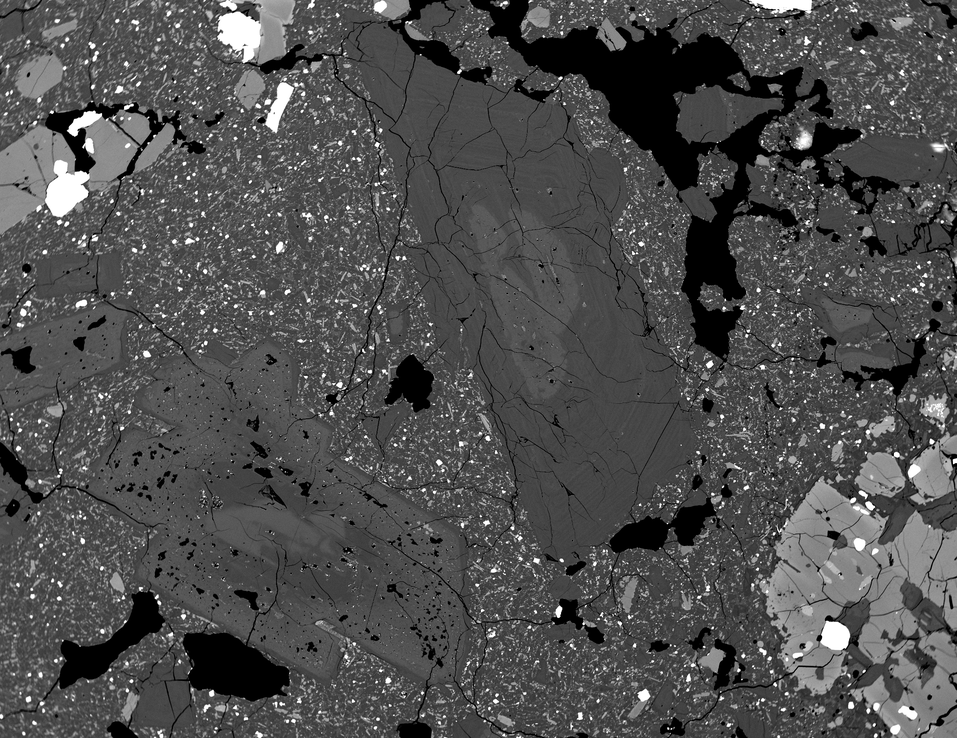
#> input picture ImageProcessing/data/1947-1_plg6.png, 957 x 738 px, shrunk from 2368 x 1826 before the run, found by its file name
$ python kmean_clustering.py -i /home/long/PycharmProjects/EOS/ImageProcessing/data/1947-1_plg6.png -n 3   (older library calls are emulated)
#> lines starting #> are read from the running program, lines starting #| are printed output that depends on the picture; after the words box and inside, x2 and y2 are one past the last pixel; in counts of white or black regions, pixels touching at a corner belong together
import copy
import cv2
import numpy as np
from skimage import io, img_as_ubyte
from matplotlib import pyplot as plt
from skimage import measure
from scipy import ndimage
import argparse
import sys

class Segment:
    def __init__(self, segments=5):
        # define number of segments, with default 5
        self.segments = segments

    def kmeans(self, image):
        #Preprocessing step
        image = cv2.GaussianBlur(image, (3,3), 0)
        vectorized = image.reshape(-1,3)
        vectorized = np.float32(vectorized)
        criteria = (cv2.TERM_CRITERIA_EPS + cv2.TERM_CRITERIA_MAX_ITER, 10, 1.0)
        ret, label, center = cv2.kmeans(vectorized, self.segments, None,
                                        criteria, 10, cv2.KMEANS_RANDOM_CENTERS)
        res = center[label.flatten()]
        segmented_image = res.reshape((image.shape))
        return label.reshape((image.shape[0], image.shape[1])),segmented_image.astype(np.uint8)

    def kmeans_region_extractor(self, image, label_image):
        image_segmented = np.zeros(image.shape)
        for i in range(3):
            image_segmented[label_image == i] = 255- i*60
        return image_segmented

    def connectedComponent(self, binary_image, connectivity):
        #img_grey = cv2.cvtColor(binary_image, cv2.COLOR_BGR2GRAY)

        #ret, thresh = cv2.threshold(img_grey, 0, 255, cv2.THRESH_BINARY+cv2.THRESH_OTSU)
        unit8_img = img_as_ubyte(binary_image)
        ret, thresh = cv2.threshold(unit8_img, 0, 255, cv2.THRESH_BINARY+cv2.THRESH_OTSU)
        # Perform operation
        output = cv2.connectedComponentsWithStats(thresh, connectivity, cv2.CV_32S)
        # Get the results
        num_labels = output[0]

        labels = output[1]
        # stat matrix
        stats = output[2]
        # centroid matrix
        centroids = output[3]

        fg_area=stats[1:,4]
        max_fg_area_index=np.argmax(fg_area)
        max_area_coordinate=stats[max_fg_area_index+1, 0:4]
        max_fg_area = stats[max_fg_area_index+1, 4]
        max_area_centroid = centroids[max_fg_area_index+1]

        max_area_img = np.zeros(unit8_img.shape)
        max_area_img[labels==(max_fg_area_index+1)] = 255

        return np.uint8(max_area_img), num_labels, stats, max_fg_area_index

    def sure_fg(self, image):
        '''
        :param image: single channel image
        :return: binary image. choose the largest connected component and
        find its sure foreground
        '''
        kernel = np.ones((1,1), np.uint8) # 5,5
        #erosion = cv2.erode(image, kernel, iterations=1)
        erosion= cv2.morphologyEx(image, cv2.MORPH_CLOSE, kernel)
        seg.disp_img_with_title(erosion,"erosion-find_sure_fg")
        sure_fg, num_labels, stat, max_fg_index = seg.connectedComponent(erosion, 8)
        print("sure fg shape", sure_fg.shape)
        dist_transform = cv2.distanceTransform(sure_fg, cv2.DIST_L2, 5)
        ret, sure_fg_1= cv2.threshold(dist_transform, 0.1*dist_transform.max(), 255, 0)
        seg.disp_img_with_title(sure_fg_1, "sure_fg")
        return sure_fg, sure_fg_1

    def sure_bg(self, image):
        '''

        :param image: single channel image
        :return: binary image. choose the largest connected component and
        find its sure background
        '''
        kernel = np.ones((2,2), np.uint8)
        erosion = cv2.erode(image, kernel, iterations=1)
        seg.disp_img_with_title(erosion,"erosion-find_sure_bg")

        dilation = cv2.dilate(image, kernel, iterations=1)
        seg.disp_img_with_title(dilation, "dilation-find_sure_bg")
        sure_bg, num_labels, stat, max_fg_index = seg.connectedComponent(erosion, 8)
        seg.disp_img_with_title(sure_bg, "sure_bg")

        return sure_bg

    def watershed_markers(self, sure_fg, unknown):
        '''

        :param sure_fg: sure_fg binary, single channel image
        :param unknown: unknown region contains edge of crystal (binary, single channel)
        :return: arrays of markers that marks the regions
        '''
        # Marker labelling
        ret, markers = cv2.connectedComponents(sure_fg)
        # Add one to all labels so that sure background is not 0, but 1
        markers = markers + 1
        # Now, mark the region of unknown with zero
        markers[unknown == 255] = 0
        seg.disp_img_with_title(markers, "watershed marker")
        return markers

    def extractCrystal(self, image, label_image):
        image_segmented = np.zeros(image.shape, dtype=np.uint8)
        image_segmented[label_image == 2] = 255
        return image_segmented

    def extractCrystal_3D(self, image, label_image):
        image_segmented = np.zeros(image.shape, dtype=np.uint8)
        image_segmented[label_image == 2] = 255
        return image_segmented

    # def region_prop(self, image):
    #     # label_img = measure.label(image)
    #     str_3D=np.array([[[0, 0, 0],
    #     [0, 0, 0],
    #     [0, 0, 0]],
    #
    #     [[0, 1, 0],
    #         [1, 1, 1],
    #     [0, 1, 0]],
    #
    #     [[0, 0, 0],
    #         [0, 0, 0],
    #     [0, 0, 0]]], dtype='uint8')
    #
    #     str_2D = np.array( [[1,1,1],
    #          [1,1,1],
    #          [1,1,1]])
    #
    #     label_img, num_of_features = ndimage.measurements.label(image, str_2D)
    #     print("num of features ", num_of_features)
    #     regions = measure.regionprops(label_img)
    #     region_area = []
    #     for region in regions:
    #         print(region.coords)
    #         # [_, _, label] = region.coords[0]
    #         region_area.append(region.area)
    #         # if label == 2:
    #         #     region_area.append(region.area)
    #
    #     max_value = max(region_area)
    #     max_index = region_area.index(max_value)
    #     print(max_value, max_index)
    #     max_region = regions[max_index]
    #
    #     # (height, width) = im.shape
    #     # mask = np.zeros((height, width), )
    #
    #     result = np.zeros(image.shape, np.uint8)
    #     print("max region 's coords", max_region.coords)
    #     for (row, col) in max_region.coords:
    #         result[row, col] = image[row, col]
    #     return result
    #     #
    #     # for region in regions:
    #     #     for prop in region:
    #     #         print(prop, region[prop])
    #

    def thresholding(self, image, lower_val, upper_val):
        '''
        Do thresholding to extract pixels within range.
        Do image enhancement with closing, dilation and erosion

        TODO: add closing, dilation and erosion kernel size and iterations num

        :param image: grayscale 3-channel image
        :param lower_val: lower threshold value
        :param upper_val: upper threshold value
        :return: binary image (single channel)
        '''
        img_copy = copy.copy(image)[:, :, 0]

        lower_mask = img_copy<lower_val
        img_copy[lower_mask] = 0
        seg.disp_img_with_title(img_copy, "lower mask")

        upper_mask =img_copy>upper_val
        img_copy[upper_mask] =0
        seg.disp_img_with_title(img_copy, "upper mask")

        # change to single channel
        unit8_img = img_as_ubyte(img_copy)
        ret, thresh = cv2.threshold(unit8_img, 0, 255, cv2.THRESH_BINARY + cv2.THRESH_OTSU)
        seg.disp_side_by_side(img_copy, thresh, 'after mask','theshold + ostu')

        #remove the inner holes
        closing = cv2.morphologyEx(thresh, cv2.MORPH_CLOSE,
                                   kernel=np.ones((2,2), np.uint8))
        seg.disp_img_with_title(closing, 'closing')

        dilation = cv2.dilate(thresh, kernel=np.ones((2,2), np.uint8), iterations=1)
        seg.disp_img_with_title(dilation, "dilation")

        erosion = cv2.erode(dilation, kernel=np.ones((2,2), np.uint8), iterations=1)
        seg.disp_img_with_title(erosion, "erosion")
        return erosion

    def disp_side_by_side(self, image1, image2, label1, label2):
        titles = [label1, label2]
        images = [image1, image2]
        for i in range(2):
            plt.subplot(1, 2, i+1), plt.imshow(images[i], cmap = 'gray')
            plt.title(titles[i])
            plt.xticks([ ]), plt.yticks([])
        plt.show()

    def disp_img_with_title(self, image, title):
        plt.subplot(1, 1, 1), plt.imshow(image, cmap='gray')
        plt.title(title)
        plt.xticks([]), plt.yticks([])
        plt.show()

if __name__ == "__main__":

    ap = argparse.ArgumentParser()
    ap.add_argument("-i", "--image", required=True,
                    help="Path to the image")
    ap.add_argument("-n", "--segments", required=False,
                    type=int, help="# of clusters")
    args = vars(ap.parse_args())

    image = cv2.imread(args["image"])
#> image is the input picture: shape (738, 957, 3); min 0, max 255, mean 78.7

    if len(sys.argv) == 3:
        seg = Segment()
        label, result = seg.kmeans(image)
    else:
        seg = Segment(args["segments"])
        label, result = seg.kmeans(image)
#> in kmeans, `ret, label, center = cv2.kmeans(vectorized, self.segments, None, crite..`: ret = 606454928.1; center = [[148.4, 148.4, 148.4], [76.15, 76.15, 76.15], [8.06, 8.06, 8.06]]
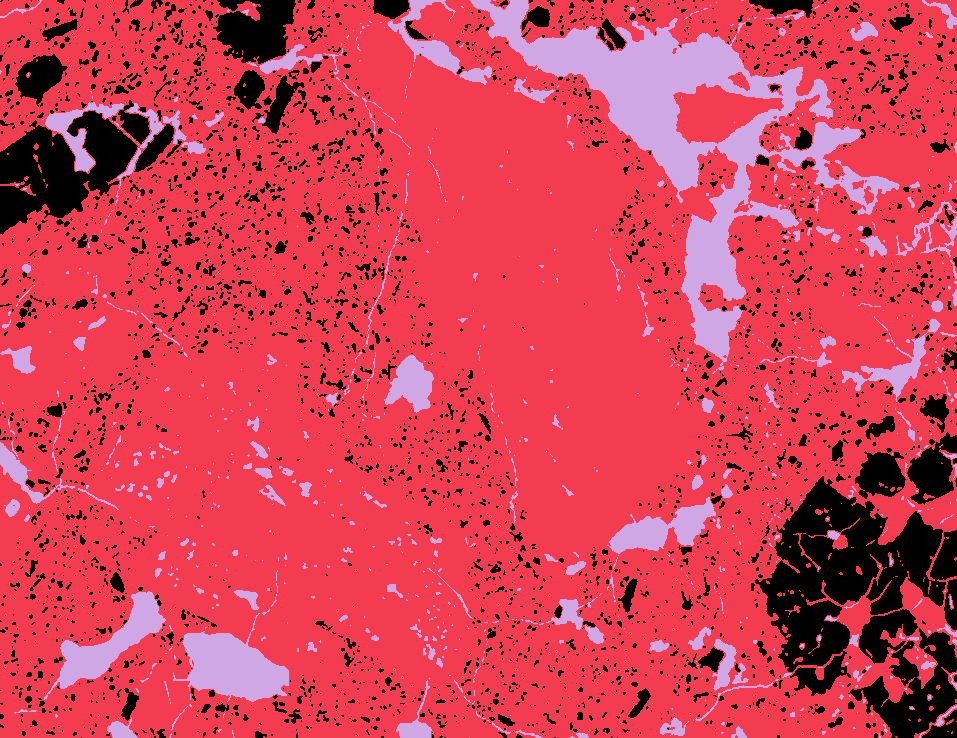
#> label: shape (738, 957) int32; 3 distinct labels, from 0 to 2; one colour per label, 0 black

    binary_crystal_3D = seg.kmeans_region_extractor(result, label)
    seg.disp_side_by_side(image, binary_crystal_3D, "original", "kmeans")

    binary_crystal = seg.extractCrystal(result[:, :, 0], label)
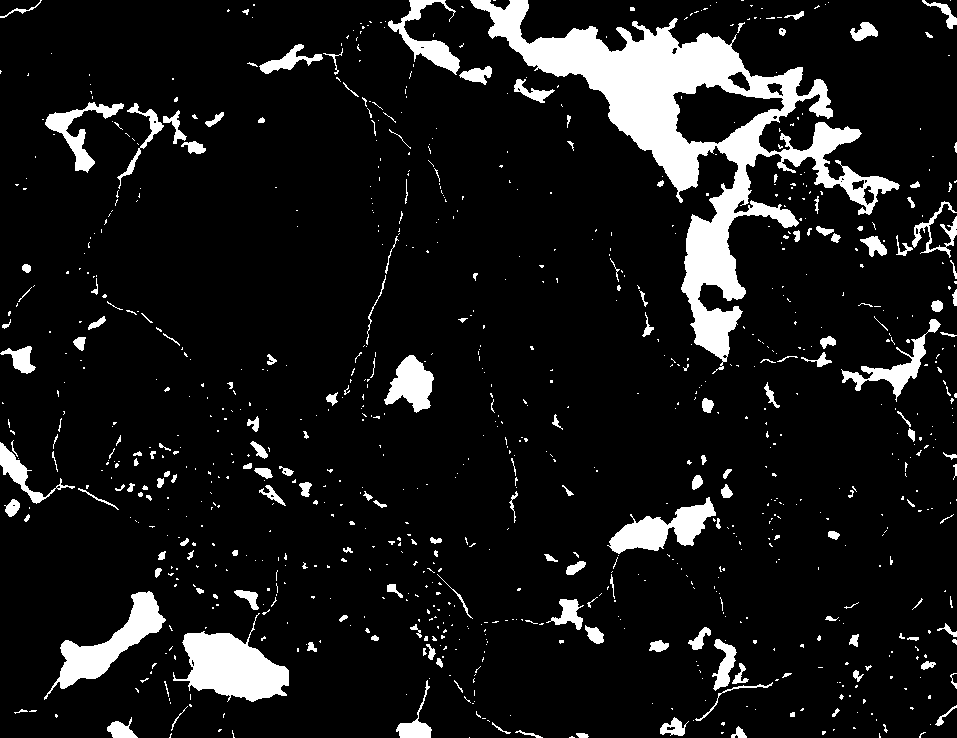
#> binary_crystal: shape (738, 957); 9.8% white; 923 white regions (740 under 20 px), largest, box (x1, y1, x2, y2) and area: (470, 0, 900, 374) 31306, (173, 613, 289, 702) 5130, (44, 591, 166, 700) 3593
    io.imshow(binary_crystal)
    io.show()

    kernel = np.ones((3, 3), np.uint8)
    # closing = cv2.morphologyEx(binary_crystal, cv2.MORPH_CLOSE, kernel)
    # io.imshow(closing)
    # io.show()

    opening = cv2.morphologyEx(binary_crystal, cv2.MORPH_OPEN, kernel)
#> opening: shape (738, 957); 8.8% white; 228 white regions (104 under 20 px), largest, box (x1, y1, x2, y2) and area: (471, 0, 833, 362) 27937, (183, 632, 289, 702) 5003, (57, 592, 165, 689) 3542
    seg.disp_img_with_title(opening, "opening")
    # [8 lines of commented-out code are left out]

    thresh = seg.thresholding(image, 70, 110)
#> in thresholding, `lower_mask = img_copy<lower_val`: lower_mask: shape (738, 957) bool; 38% white; 8731 white regions (8033 under 20 px), largest, box (x1, y1, x2, y2) and area: (244, 0, 957, 738) 169182, (36, 482, 369, 738) 20101, (194, 435, 345, 529) 3975
#> in thresholding, `upper_mask =img_copy>upper_val`: upper_mask: shape (738, 957) bool; 15.2% white; 9058 white regions (8465 under 20 px), largest, box (x1, y1, x2, y2) and area: (754, 476, 957, 696) 19500, (0, 111, 139, 235) 9136, (848, 609, 957, 738) 6931
#> in thresholding, `img_copy[upper_mask] =0`:
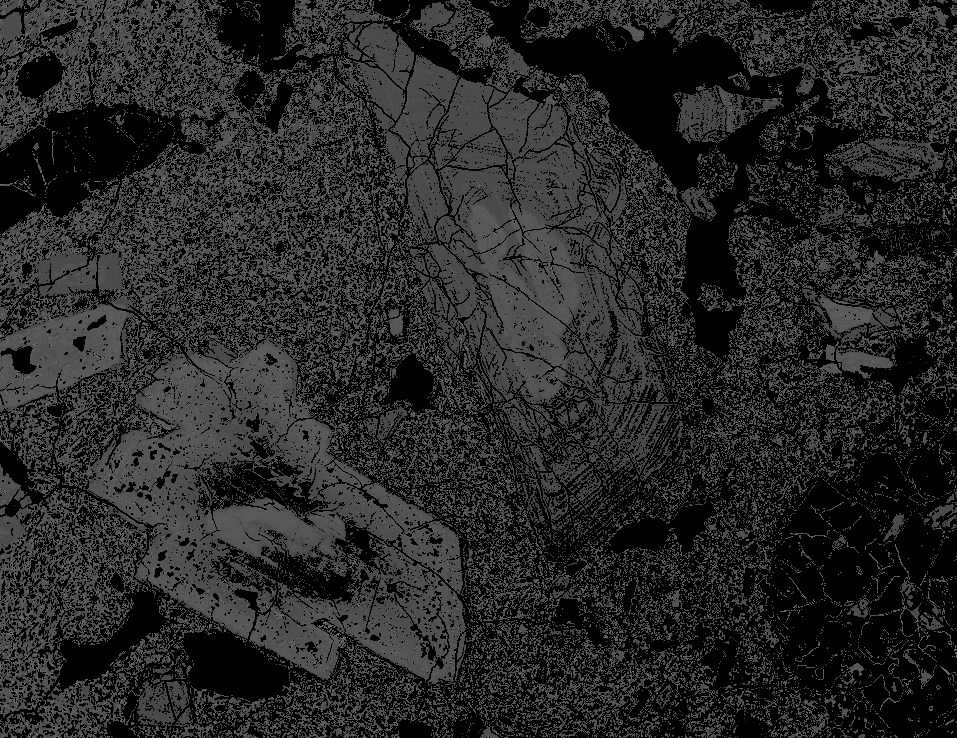
#> img_copy: shape (738, 957); min 0, max 110, mean 37.8
#> in thresholding, `ret, thresh = cv2.threshold(unit8_img, 0, 255, cv2.THRESH_BINARY + cv2..`:
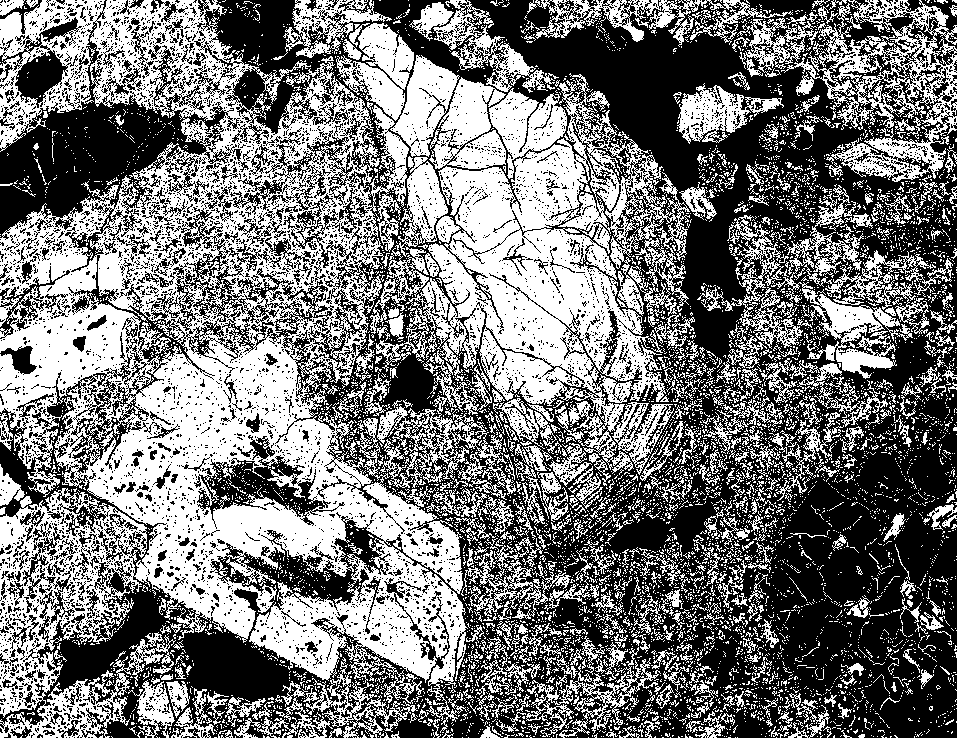
#> thresh: shape (738, 957); 46.8% white; 6838 white regions (6271 under 20 px), largest, box (x1, y1, x2, y2) and area: (0, 0, 468, 738) 152932, (376, 73, 690, 500) 50845, (781, 0, 957, 182) 10756
#> in thresholding, `ret, thresh = cv2.threshold(unit8_img, 0, 255, cv2.THRESH_BINARY + cv2..`: ret = 0
#> in thresholding, `closing = cv2.morphologyEx(thresh, cv2.MORPH_CLOSE, kernel=np.ones((2,..`: closing: shape (738, 957); 57.9% white; 5583 black regions (4448 under 20 px), largest, box (x1, y1, x2, y2) and area: (469, 0, 957, 738) 134379, (0, 97, 207, 235) 14181, (39, 573, 332, 738) 13157
#> in thresholding, `dilation = cv2.dilate(thresh, kernel=np.ones((2,2), np.uint8), iterati..`: dilation: shape (738, 957); 71.5% white; 10310 black regions (9621 under 20 px), largest, box (x1, y1, x2, y2) and area: (691, 384, 957, 738) 43352, (469, 0, 925, 363) 34643, (0, 102, 206, 234) 12558
    # distance = cv2.distanceTransform(thresh, cv2.DIST_L2, 5)
    # seg.disp_img_with_title(distance, 'distance transform')

    # set the holes to white
    img = copy.copy(image)
    img[image<10] = 255
#> img: shape (738, 957, 3); 8.5% of pixels changed, all inside (x1, y1, x2, y2) = (0, 0, 957, 738)
    seg.disp_img_with_title(img, "image without holes")
    laplacian = cv2.Laplacian(img, cv2.CV_8U)
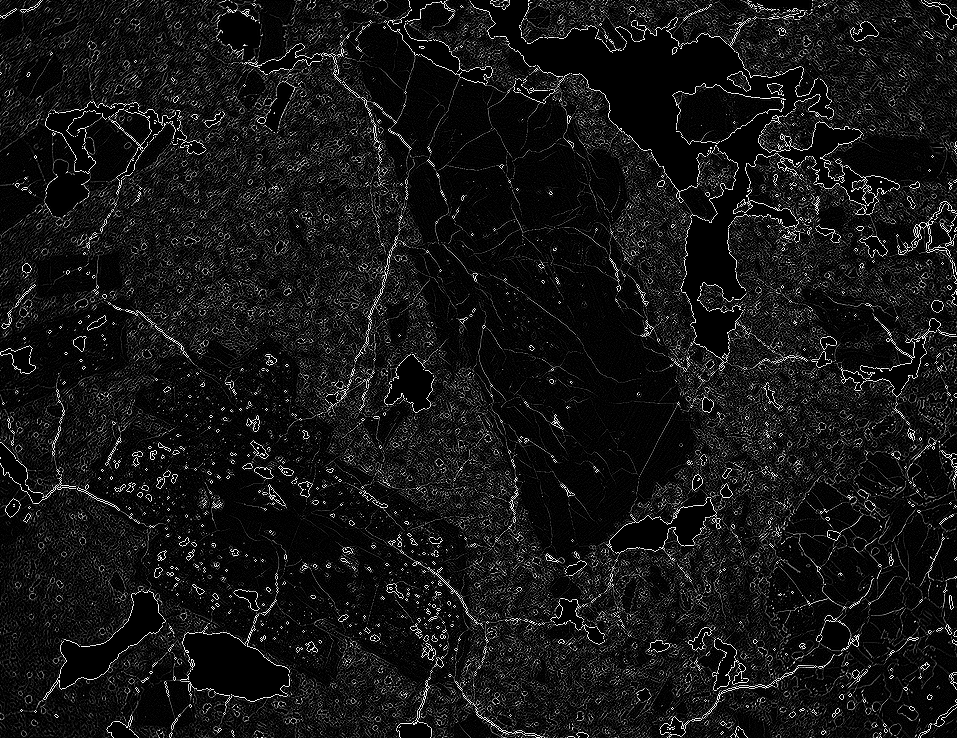
#> laplacian: shape (738, 957, 3); min 0, max 255, mean 21.4
    laplacian_1D = np.uint8(laplacian)[:, :, 0]
    # ret, laplacian_thresh = cv2.threshold(laplacian_1D, 0, 255, cv2.THRESH_BINARY_INV + cv2.THRESH_OTSU)
    # plt.imshow(laplacian_thresh, cmap='gray')
    # plt.show()

    label2, result2 = seg.kmeans(laplacian)
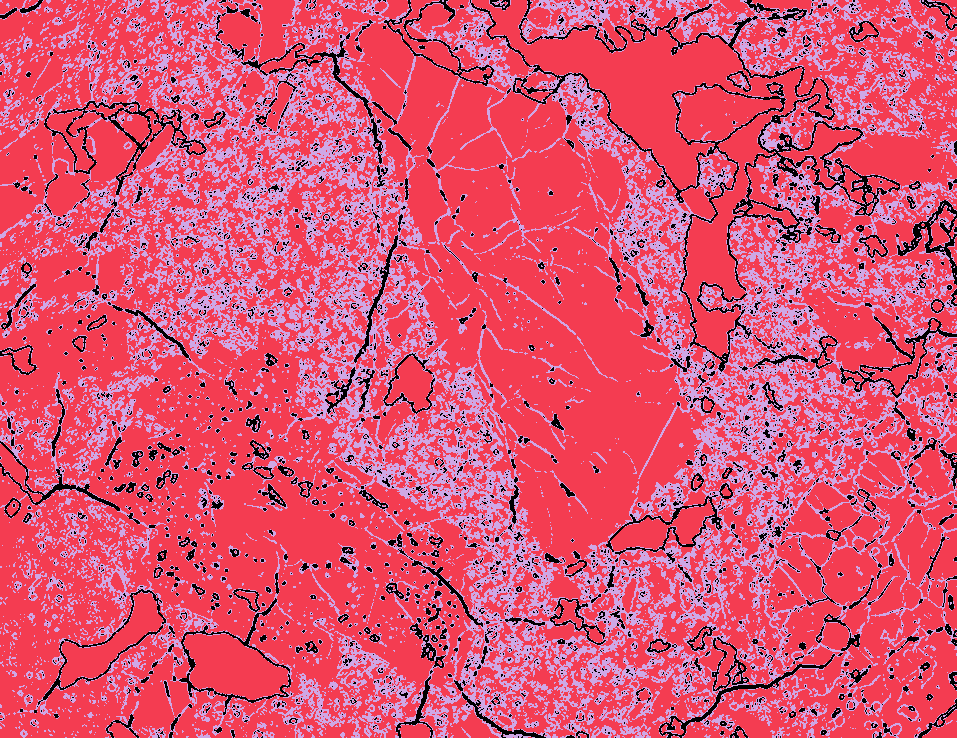
#> label2: shape (738, 957) int32; 3 distinct labels, from 0 to 2; one colour per label, 0 black
    laplacian_kmean = seg.kmeans_region_extractor(result2, label2)
    seg.disp_side_by_side(laplacian_1D,laplacian_kmean,"laplacian image","laplacian kmean")
#> call 3 of disp_side_by_side, with label1 = 'laplacian image', label2 = 'laplacian kmean'
#> in disp_side_by_side (call 3), `plt.show()`:
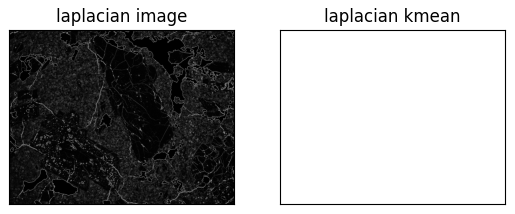
#> figure drawn by matplotlib, 2 panels
    # sure_fg = seg.sure_fg(opening)
    sure_fg, sure_fg_1= seg.sure_fg(laplacian_kmean)
#> (the run stopped early here; a loop or call above may not have finished)
